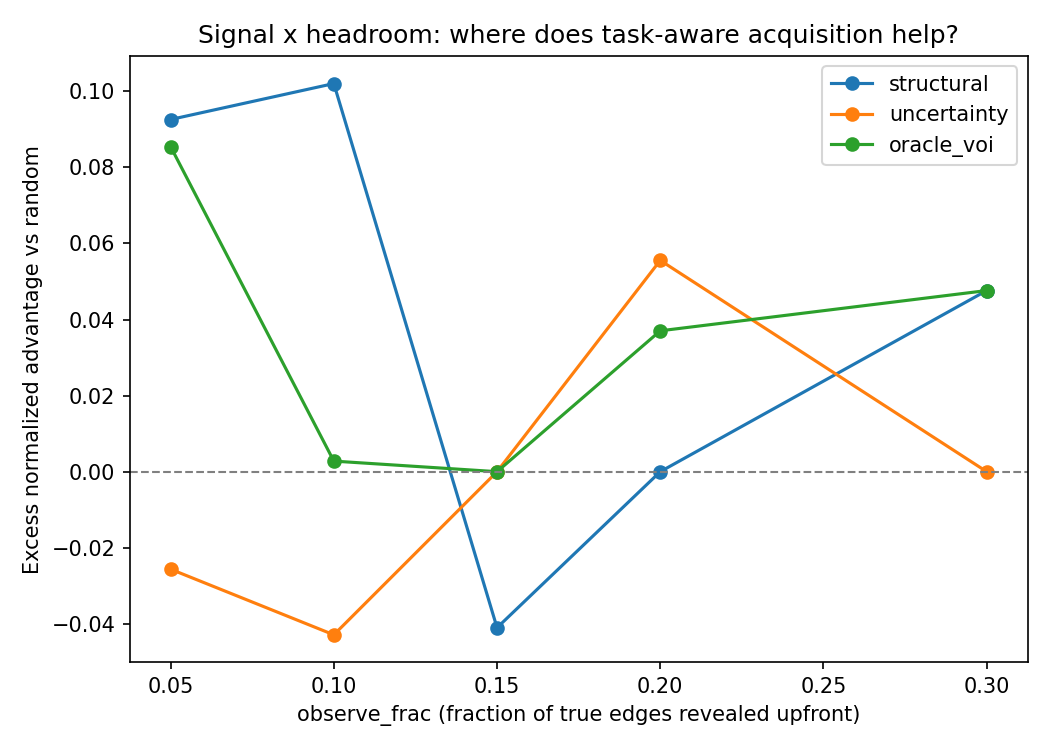

Write the Python code that produced this figure.
import os
import sys
from functools import partial

import numpy as np

sys.path.insert(0, os.path.join(os.path.dirname(__file__), "..", "src"))

from data import make_csbm
from env import GraphEnv
from loop import run_loop, full_graph_accuracy
from scorers import random_scorer, uncertainty_scorer, structural_scorer, oracle_voi_scorer
from eval import normalized_advantage

OBSERVE_FRACS = [0.05, 0.10, 0.15, 0.20, 0.30]
SEEDS = [0, 1, 2]
BUDGET = 15

SCORERS = {
    "random": random_scorer,
    "structural": structural_scorer,
    "uncertainty": uncertainty_scorer,
    "oracle_voi": partial(oracle_voi_scorer, n_sample=40, epochs=25),
}


def main():
    y, A_true, X = make_csbm(seed=0)

    # full_graph_accuracy only depends on the train/test split, which is fixed by `seed`
    # alone (computed before observe_frac has any effect) -- so compute it once per seed
    # and reuse across the whole observe_frac sweep.
    full_acc_by_seed = {}
    for seed in SEEDS:
        env = GraphEnv(y, A_true, X, observe_frac=0.3, seed=seed)
        full_acc_by_seed[seed] = full_graph_accuracy(env, A_true, seed=seed)
    print("full-graph accuracy per seed:", {s: f"{a:.3f}" for s, a in full_acc_by_seed.items()})

    # results[scorer][observe_frac] = list of normalized advantages, one per seed
    results = {name: {frac: [] for frac in OBSERVE_FRACS} for name in SCORERS}

    for frac in OBSERVE_FRACS:
        for name, scorer in SCORERS.items():
            for seed in SEEDS:
                env = GraphEnv(y, A_true, X, observe_frac=frac, seed=seed)
                result = run_loop(env, scorer, budget=BUDGET, seed=seed)
                observed_acc = result["accuracy"][0]
                final_acc = result["accuracy"][-1]
                na = normalized_advantage(final_acc, observed_acc, full_acc_by_seed[seed])
                results[name][frac].append(na)
            vals = [v for v in results[name][frac] if not np.isnan(v)]
            mean_na = np.mean(vals) if vals else float("nan")
            print(f"observe_frac={frac:.2f} {name:>12s}: normalized_advantage mean={mean_na:.3f} "
                  f"(n_valid_seeds={len(vals)}/{len(SEEDS)})")

    print("\nExcess normalized advantage vs random (the 'hump' signal):")
    excess_by_frac = {name: [] for name in SCORERS if name != "random"}
    for frac in OBSERVE_FRACS:
        random_vals = np.array(results["random"][frac])
        row = [f"observe_frac={frac:.2f}"]
        for name in SCORERS:
            if name == "random":
                continue
            strategy_vals = np.array(results[name][frac])
            diffs = strategy_vals - random_vals
            diffs = diffs[~np.isnan(diffs)]
            mean_diff = diffs.mean() if len(diffs) else float("nan")
            excess_by_frac[name].append(mean_diff)
            row.append(f"{name}={mean_diff:+.3f}")
        print("  " + " | ".join(row))

    out_path = os.path.join(os.path.dirname(__file__), "e2_observe_frac_sweep.png")
    plot_sweep(excess_by_frac, out_path)
    print(f"\nSaved plot to {out_path}")


def plot_sweep(excess_by_frac, save_path):
    import matplotlib.pyplot as plt

    plt.figure(figsize=(7, 5))
    for name, values in excess_by_frac.items():
        plt.plot(OBSERVE_FRACS, values, marker="o", label=name)
    plt.axhline(0.0, color="gray", linewidth=1, linestyle="--")
    plt.xlabel("observe_frac (fraction of true edges revealed upfront)")
    plt.ylabel("Excess normalized advantage vs random")
    plt.title("Signal x headroom: where does task-aware acquisition help?")
    plt.legend()
    plt.tight_layout()
    plt.savefig(save_path, dpi=150)
    plt.close()


if __name__ == "__main__":
    main()
